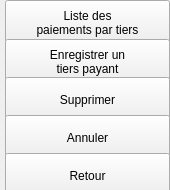
      <widget class="QWidget" name="Buttonswidget" native="true">
       <property name="minimumSize">
        <size>
         <width>170</width>
         <height>190</height>
        </size>
       </property>
       <property name="maximumSize">
        <size>
         <width>170</width>
         <height>190</height>
        </size>
       </property>
       <layout class="QVBoxLayout" name="verticalLayout_4">
        <property name="spacing">
         <number>1</number>
        </property>
        <property name="leftMargin">
         <number>5</number>
        </property>
        <property name="topMargin">
         <number>0</number>
        </property>
        <property name="rightMargin">
         <number>5</number>
        </property>
        <property name="bottomMargin">
         <number>0</number>
        </property>
        <item>
         <widget class="UpPushButton" name="ListPaiementsTiersupPushButton">
          <property name="minimumSize">
           <size>
            <width>165</width>
            <height>45</height>
           </size>
          </property>
          <property name="maximumSize">
           <size>
            <width>165</width>
            <height>45</height>
           </size>
          </property>
          <property name="focusPolicy">
           <enum>Qt::NoFocus</enum>
          </property>
          <property name="text">
           <string>Liste des
paiements par tiers</string>
          </property>
          <property name="icon">
           <iconset resource="../assets/Images/images.qrc">
            <normaloff>:/RARFile.ico</normaloff>:/RARFile.ico</iconset>
          </property>
          <property name="iconSize">
           <size>
            <width>32</width>
            <height>32</height>
           </size>
          </property>
          <property name="autoDefault">
           <bool>false</bool>
          </property>
         </widget>
        </item>
        <item>
         <widget class="UpPushButton" name="NouvTiersupPushButton">
          <property name="minimumSize">
           <size>
            <width>165</width>
            <height>45</height>
           </size>
          </property>
          <property name="maximumSize">
           <size>
            <width>165</width>
            <height>45</height>
           </size>
          </property>
          <property name="focusPolicy">
           <enum>Qt::NoFocus</enum>
          </property>
          <property name="text">
           <string notr="true">Enregistrer un
tiers payant</string>
          </property>
          <property name="icon">
           <iconset resource="../assets/Images/images.qrc">
            <normaloff>:/accueil.png</normaloff>:/accueil.png</iconset>
          </property>
          <property name="iconSize">
           <size>
            <width>30</width>
            <height>30</height>
           </size>
          </property>
          <property name="autoDefault">
           <bool>false</bool>
          </property>
          <property name="flat">
           <bool>false</bool>
          </property>
         </widget>
        </item>
        <item>
         <widget class="UpPushButton" name="SupprimupPushButton">
          <property name="minimumSize">
           <size>
            <width>165</width>
            <height>45</height>
           </size>
          </property>
          <property name="maximumSize">
           <size>
            <width>165</width>
            <height>45</height>
           </size>
          </property>
          <property name="focusPolicy">
           <enum>Qt::NoFocus</enum>
          </property>
          <property name="text">
           <string>Supprimer</string>
          </property>
          <property name="icon">
           <iconset resource="../assets/Images/images.qrc">
            <normaloff>:/trash.png</normaloff>:/trash.png</iconset>
          </property>
          <property name="iconSize">
           <size>
            <width>30</width>
            <height>30</height>
           </size>
          </property>
          <property name="autoDefault">
           <bool>false</bool>
          </property>
         </widget>
        </item>
        <item>
         <spacer name="verticalSpacer_4">
          <property name="orientation">
           <enum>Qt::Vertical</enum>
          </property>
          <property name="sizeHint" stdset="0">
           <size>
            <width>20</width>
            <height>40</height>
           </size>
          </property>
         </spacer>
        </item>
        <item>
         <widget class="UpPushButton" name="AnnulupPushButton">
          <property name="minimumSize">
           <size>
            <width>165</width>
            <height>45</height>
           </size>
          </property>
          <property name="maximumSize">
           <size>
            <width>165</width>
            <height>45</height>
           </size>
          </property>
          <property name="focusPolicy">
           <enum>Qt::NoFocus</enum>
          </property>
          <property name="text">
           <string>Annuler</string>
          </property>
          <property name="icon">
           <iconset resource="../assets/Images/images.qrc">
            <normaloff>:/Supprime.png</normaloff>:/Supprime.png</iconset>
          </property>
          <property name="iconSize">
           <size>
            <width>30</width>
            <height>30</height>
           </size>
          </property>
          <property name="autoDefault">
           <bool>false</bool>
          </property>
         </widget>
        </item>
        <item>
         <widget class="UpPushButton" name="OKupPushButton">
          <property name="sizePolicy">
           <sizepolicy hsizetype="Minimum" vsizetype="Fixed">
            <horstretch>100</horstretch>
            <verstretch>0</verstretch>
           </sizepolicy>
          </property>
          <property name="minimumSize">
           <size>
            <width>165</width>
            <height>45</height>
           </size>
          </property>
          <property name="maximumSize">
           <size>
            <width>165</width>
            <height>45</height>
           </size>
          </property>
          <property name="focusPolicy">
           <enum>Qt::NoFocus</enum>
          </property>
          <property name="text">
           <string>Retour</string>
          </property>
          <property name="icon">
           <iconset resource="../assets/Images/images.qrc">
            <normaloff>:/start.png</normaloff>:/start.png</iconset>
          </property>
          <property name="iconSize">
           <size>
            <width>30</width>
            <height>30</height>
           </size>
          </property>
          <property name="shortcut">
           <string>Meta+Return</string>
          </property>
          <property name="autoDefault">
           <bool>false</bool>
          </property>
          <property name="default">
           <bool>false</bool>
          </property>
          <property name="flat">
           <bool>false</bool>
          </property>
         </widget>
        </item>
       </layout>
      </widget>
